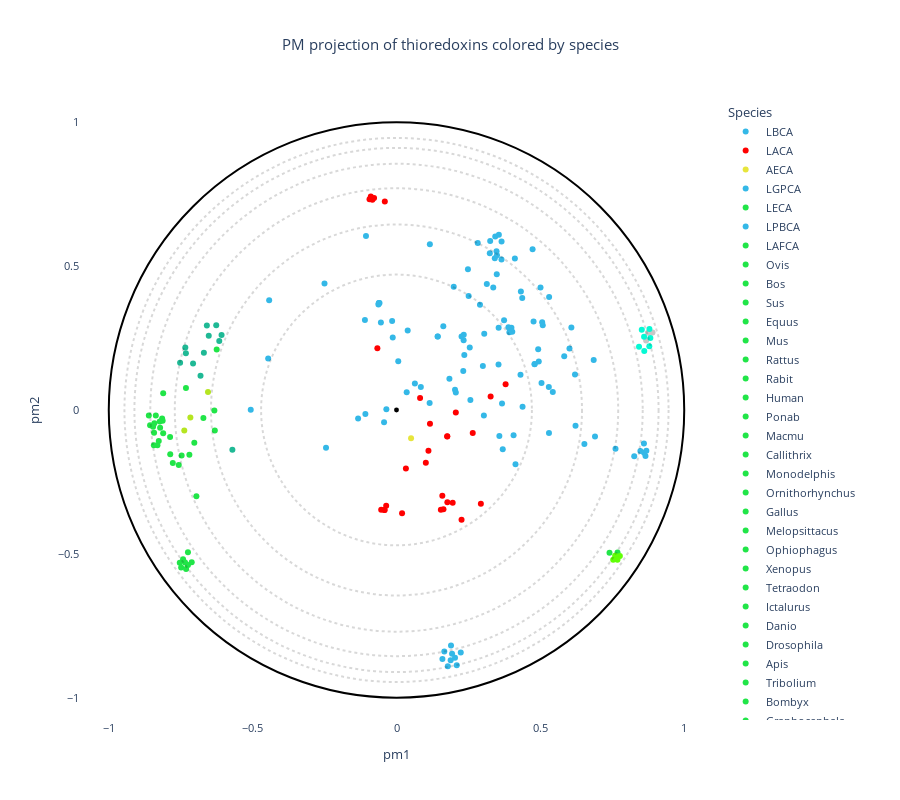

Source (notebook cell):
### Code cell
# OPTIONS =================================================
title = "PM projection of thioredoxins colored by species"
#----------------------------------------------------------
# Select the coloring from annotation .csv file:
labels_name = "Species"
# Select classes to label among the "labels_name" column (comma separated list):
labels_text = ""
show_text = False
#----------------------------------------------------------
# Use a custom color palette:
color_palette = trx_palette
use_custom_palette = True
#==========================================================


#Check projection visualization parameters
#Labels name
if labels_name == "" and path_annotation == "dummy_annotation.csv":
    labels_name = "default"
elif labels_name == "":
    labels_name = None
elif labels_name not in annotation_names:
    raise NameError(f"labels_name {labels_name} is not in the availables annotations.\nAvailables annotations: {annotation_names}")

#Labels text
if labels_text:
    try:
        labels_text = [s.strip() for s in labels_text.split(",")]
    except:
        print("Error: label_text field is not a valid list.")
else:
    labels_text = [""]

#Convert labels_text to labels_name dtype
if labels_name and labels_name != "default" and labels_text != [""]:
    try:
        labels_text_dtype = df_annotation[labels_name].dtypes
        labels_text = list(np.array(labels_text).astype(labels_text_dtype))
    except:
        raise TypeError(f'"labels_text" is not compatible with {labels_name}" data format ({labels_text_dtype}).')

if not use_custom_palette:
    color_palette = None

#Plot graph
fig = plot_embedding_interactive(df_embedding, 
                                 labels_name = labels_name,
                                 show_text = show_text,
                                 labels_text = labels_text,
                                 color_palette = color_palette, 
                                 title = title, 
                                 fontsize = 11)
fig.show()
